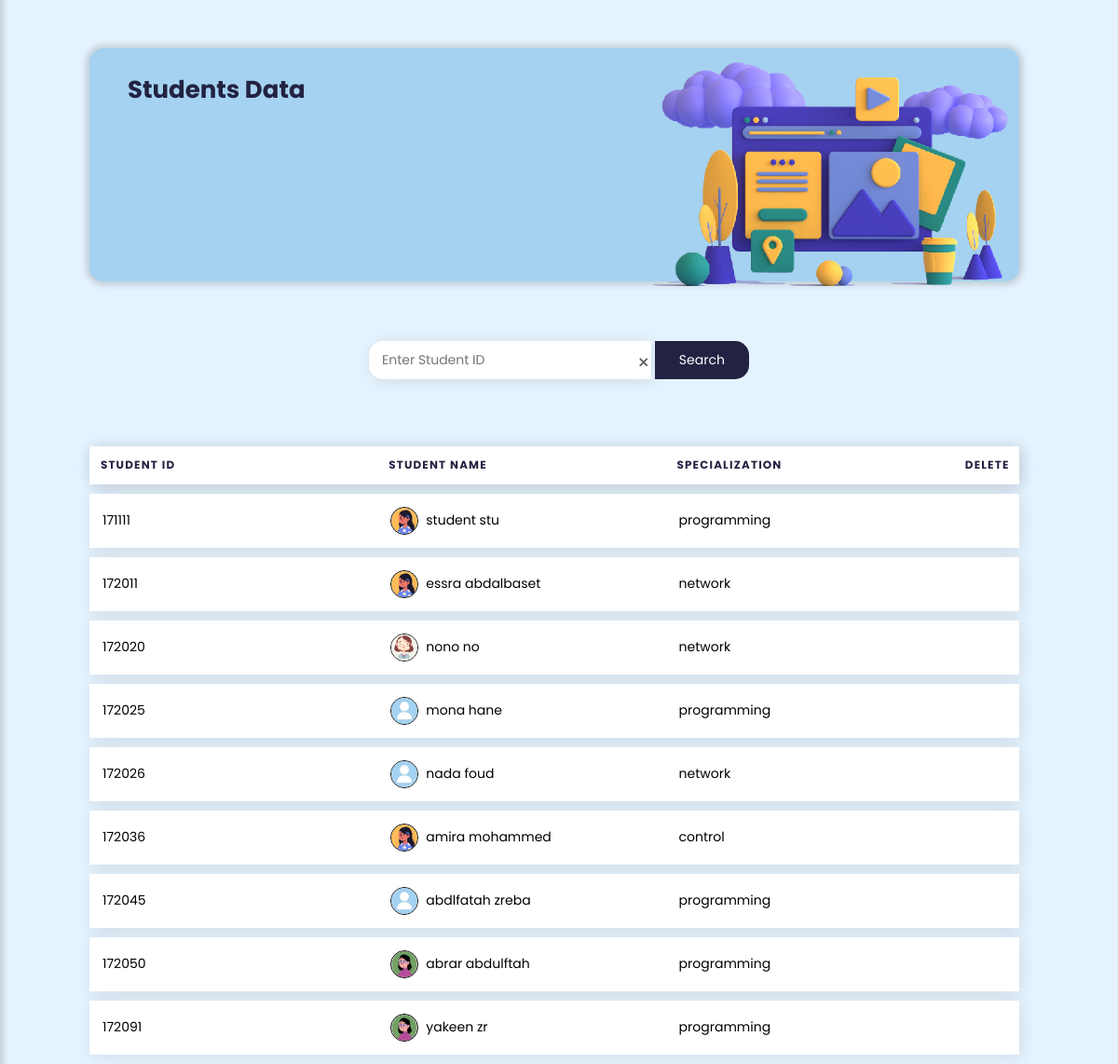
Page /UI/control_panel/student_control_panel.php on the committed database.
### tables this page shows
CREATE TABLE IF NOT EXISTS `student` (
  `stu_id` int(8) NOT NULL,
  `user_id` int(8) NOT NULL,
  `stu_specialization` varchar(25) NOT NULL,
  PRIMARY KEY (`stu_id`),
  KEY `fk_user_id_s` (`user_id`) USING BTREE
);

CREATE TABLE IF NOT EXISTS `user` (
  `user_id` int(8) NOT NULL AUTO_INCREMENT,
  `full_name` varchar(50) NOT NULL,
  `password` varchar(225) NOT NULL,
  `u_img` varchar(225) DEFAULT NULL,
  `role` varchar(8) DEFAULT NULL,
  PRIMARY KEY (`user_id`)
);

### DataBase/db.php (called while the page is built, shortened)
<?php
require("Connection.php");
function selectAllStudentInfo(){
    $sql = "SELECT student.stu_id,user.user_id,user.full_name,user.u_img,student.stu_specialization FROM student,user WHERE user.user_id=student.user_id ORDER BY student.stu_id;";
    global $conn;
    $pre=$conn->prepare($sql);
    $pre->execute();
    $records=$pre->get_result()->fetch_all(MYSQLI_ASSOC);
    return $records;
}

### UI/control_panel/student_control_panel.php (the view, shortened to what this page needs)
<?php
$search="";
if(isset($_POST['search_stu'])){
    if(!empty($_POST['find_stu']))
    {
        $search=$_POST['find_stu'];
        $students=searchStudent($search);
    }
}
else{
    $students=selectAllStudentInfo();
}
?>
<!DOCTYPE html>
<html lang="en">
    <head>
        <link rel="stylesheet" href="../../css/controlpanel_groups_teacher_student_files.css">
        <link rel="stylesheet" href="https://maxst.icons8.com/vue-static/landings/line-awesome/line-awesome/1.3.0/css/line-awesome.min.css">
        <link rel="stylesheet"href="https://cdnjs.cloudflare.com/ajax/libs/font-awesome/6.2.0/css/all.min.css"/>
    </head>
<body id="b-vlightblue">
<header class="main_icon">
</header>
<div class="main-content">
    <div class="header-box">
        <div class="header-box-content-table">
            <h2>Students Data</h2>
        </div>
        <img src="../../sources/image/stu_3d.png"  >
    </div>
    <form action="" method="POST"  onsubmit="return check_Enter(this)">
        <div class="search">
            <input type="text" value="<?php echo $search;?>" placeholder=" Enter Student ID" id="find_stu" name="find_stu"  onkeypress="return onlyNumberKey(event)" >
            <span class="clear-btn"><i id="clear-btn" class="fa-solid fa-xmark" onclick="ClearFields();"></i></span>
            <button type="submit" name="search_stu">Search</button>
        </div>
    </form>
    <?php if(!empty($students)): ?>
    <div class="table-box">
        <table class="table">
            <thead>
                <tr>
                    <th scope="col">Student Id</th>
                    <th scope="col">Student Name</th>
                    <th scope="col">specialization</th>
                    <th scope="col" width="70px">Delete</th>
                </tr>
            </thead>
            <tbody>
            <?php foreach($students as $key => $student):?>
                            <tr>
                                <td data-label="stu-id"><?php echo $student['stu_id'] ?></td>
                                <td data-label="stu-name"><img src="<?php echo BASE_URL . '/sources/image/' . $student['u_img']; ?>" class="tab-img" style="  width: 30px; height: 30px;border-radius:100%;"><?php echo $student['full_name'] ?></td>
                                <td data-label="stu_specialization"><?php echo $student['stu_specialization'] ?></td>
                                <td data-label="delete"><a onclick="return confirmDelete()" href="student_control_panel.php?deleteID=<?php echo $student['user_id']; ?>&deletestu_id=<?php echo $student['stu_id']; ?>"><i class="las la-trash-alt ticon delet"></a></i></td>
                            </tr>
            <?php endforeach; ?>
            </tbody>
        </table>
    </div>
    <?php endif;?>
</div>
</body>
</html>

### css/controlpanel_groups_teacher_student_files.css (style rules this page uses)
:root { --darkblue:#2A3D6C ; --vdarkblue:#222242 ; --orange:#FFBA5F; --lightorange:#fcc680; --shadow1:rgba(17,17,26,0.1) 2px 2px 16px; --shadow2:0 0 0.375rem 0.25rem rgb(0 0 0 / 15%); --lightblue:#A4D2F0; --lightgreen:#D8E6D6; --vlightblue:#e5f3fe; --darkgreen:#53744A; --red:#D92A2A; }
* { padding: 0; margin: 0; text-decoration: none; list-style-type: none; box-sizing: border-box; font-family: "Poppins", sans-serif; }
body { overflow-x: hidden; }
a:is(:link,:active,:hover).active { font-weight: bolder; font-size: 18px; }
.main-content { margin-left:290px; width: calc(100vw - 290px); transition: margin-left 300ms; padding: 1rem 6rem; }
header { display: flex; align-items: center; }
.header-box { height: 250px; width: 99%; box-shadow: var(--shadow2); background: var(--lightblue); margin-top: 20px; border-radius: 15px; }
.header-box img { width: 420px; float: right; margin-right: 100px; }
@media only screen and (max-width:1334px) { .header-box img { margin-top: 0rem; margin-right: .3rem; width: 440px; } }
@media only screen and (max-width:1370px) { .header-box img { margin-top: 0rem; margin-right: .1rem; width: 400px; } }
@media only screen and (max-width:1280px) { .main-content { width: 100vw; margin-left: 0; } }
@media only screen and (max-width:1280px) { span.clear-btn { right: 40%; } }
#b-vlightblue { background: var(--vlightblue); }
.header-box-content-table { float: left; padding:25px; }
.header-box-content-table { text-align: center; }
.header-box-content-table h2 { font-size: 26px; padding-left: 1rem; color: var(--vdarkblue); }
div.search { margin-top: 4rem; text-align: center; }
.search input[type=text] { padding: 10px; font-size: 14px; width: 30%; border: none; border-radius : 15px 0px 0px 15px; background: #fff; box-shadow: var(--shadow1); margin-bottom: 12px; outline: none; }
span.clear-btn { position: absolute; right: 35%; margin-top: 13px; margin-left: 10px; font-size: 14px; color: rgb(87, 91, 95); cursor: pointer; }
.search button { width: 10%; padding: 10px; background: var(--vdarkblue); color: white; font-size: 14px; border-radius : 0px 15px 15px 0px; border: none; cursor: pointer; }
.search::after { content: ""; clear: both; display: table; }
.table-box { width:99%; box-shadow: var(--shadow); margin-top: 30px; border-radius: 10px; float: left; }
table { border-collapse: separate; margin: 0; padding: 0; width: 100%; font-size: 14px; border-radius: 10px; table-layout: fixed; border-spacing: 0 10px; }
table tr { padding: .15em; margin-bottom: 10px; box-shadow: var(--shadow1); }
thead { box-shadow: var(--shadow1); color: var(--vdarkblue); }
table th,table td { padding: 1em; text-align: left; background: #FFFFFF; }
table th { font-size: .85em; letter-spacing: .1em; text-transform: uppercase; }
.tab-img { display: inline-block; width: 30px; height: 30px; vertical-align: middle; border: 1px solid #000; border-radius:100%; margin-right: 8px; }
.ticon { padding: 5px; background: var(--gray); border-radius: 4px; width: 15px; height: 15px; text-align: center; font-size: 20px; margin-left: 10px; }
.ticon.delet { color: var(--red); }
@media only screen and (max-width:1280px) { span.clear-btn { right: 42%; } }

### rows in the picture
student: stu_id "171111", user.u_img (picture), user.full_name "student stu", stu_specialization "programming"
student: stu_id "172011", user.u_img (picture), user.full_name "essra abdalbaset", stu_specialization "network"
student: stu_id "172020", user.u_img (picture), user.full_name "nono no", stu_specialization "network"
student: stu_id "172025", user.u_img (picture), user.full_name "mona hane", stu_specialization "programming"
student: stu_id "172026", user.u_img (picture), user.full_name "nada foud", stu_specialization "network"
student: stu_id "172036", user.u_img (picture), user.full_name "amira mohammed", stu_specialization "control"
student: stu_id "172045", user.u_img (picture), user.full_name "abdlfatah zreba", stu_specialization "programming"
student: stu_id "172050", user.u_img (picture), user.full_name "abrar abdulftah", stu_specialization "programming"
student: stu_id "172091", user.u_img (picture), user.full_name "yakeen zr", stu_specialization "programming"
